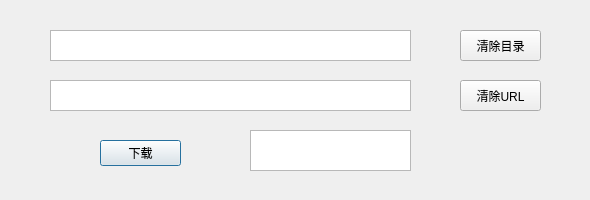
<?xml version="1.0" encoding="UTF-8"?>
<ui version="4.0">
 <class>Dialog</class>
 <widget class="QDialog" name="Dialog">
  <property name="geometry">
   <rect>
    <x>0</x>
    <y>0</y>
    <width>590</width>
    <height>200</height>
   </rect>
  </property>
  <property name="minimumSize">
   <size>
    <width>400</width>
    <height>200</height>
   </size>
  </property>
  <property name="maximumSize">
   <size>
    <width>600</width>
    <height>200</height>
   </size>
  </property>
  <property name="windowTitle">
   <string>Dialog</string>
  </property>
  <widget class="QTextEdit" name="textEdit_dir">
   <property name="geometry">
    <rect>
     <x>50</x>
     <y>30</y>
     <width>361</width>
     <height>31</height>
    </rect>
   </property>
  </widget>
  <widget class="QTextEdit" name="textEdit_url">
   <property name="geometry">
    <rect>
     <x>50</x>
     <y>80</y>
     <width>361</width>
     <height>31</height>
    </rect>
   </property>
  </widget>
  <widget class="QTextEdit" name="textEdit_notice">
   <property name="geometry">
    <rect>
     <x>250</x>
     <y>130</y>
     <width>161</width>
     <height>41</height>
    </rect>
   </property>
  </widget>
  <widget class="QPushButton" name="pushButton_download">
   <property name="geometry">
    <rect>
     <x>100</x>
     <y>140</y>
     <width>81</width>
     <height>26</height>
    </rect>
   </property>
   <property name="text">
    <string>下载</string>
   </property>
  </widget>
  <widget class="QPushButton" name="pushButton_cleanDir">
   <property name="geometry">
    <rect>
     <x>460</x>
     <y>30</y>
     <width>81</width>
     <height>31</height>
    </rect>
   </property>
   <property name="text">
    <string>清除目录</string>
   </property>
  </widget>
  <widget class="QPushButton" name="pushButton_cleanURL">
   <property name="geometry">
    <rect>
     <x>460</x>
     <y>80</y>
     <width>81</width>
     <height>31</height>
    </rect>
   </property>
   <property name="text">
    <string>清除URL</string>
   </property>
  </widget>
 </widget>
 <resources/>
 <connections/>
</ui>
